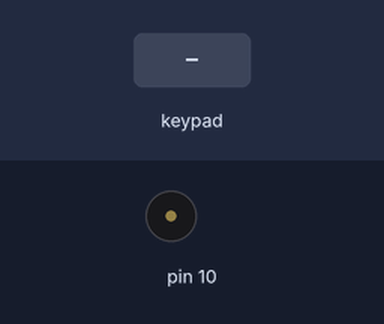
Bench run of a sketch on a simulated Arduino Uno, built with avr-gcc and run on an emulated ATmega328P. On the bench: buzzer (waves = sounding). Inputs (shaded band) come from the test bench.

Above: at 1.2 s.
1.3 s: keypad keys 5 4 3 2 pressed 0.4 s apart
At 1.45 s:
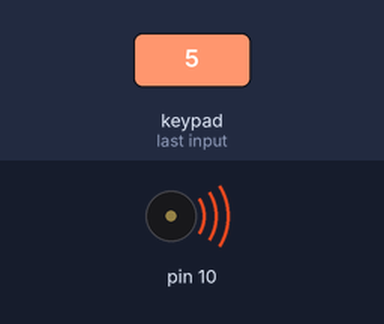
Timing chart, 0 to 4.3 s (numbered marks = the images above; inputs shaded):
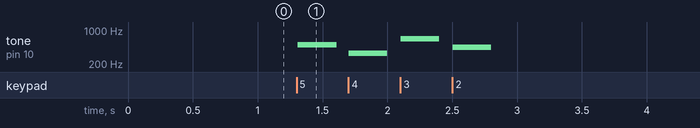

The sketch:

c02.ino
```cpp
#define NOTE_C3 131
#define NOTE_CS3 139
#define NOTE_D3 147
#define NOTE_DS3 156
#define NOTE_E3 165
#define NOTE_F3 175
#define NOTE_FS3 185
#define NOTE_G3 196
#define NOTE_GS3 208
#define NOTE_A3 220
#define NOTE_AS3 233
#define NOTE_B3 247
#define NOTE_C4 262
#define NOTE_CS4 277
#define NOTE_D4 294
#define NOTE_DS4 311
#define NOTE_E4 330//mi
//Arduino Music Library
#define NOTE_F4 349
#define NOTE_FS4 370
#define NOTE_G4 392
#define NOTE_GS4 415
#define NOTE_A4 440
#define NOTE_AS4 466
#define NOTE_B4 494
#define WHOLE 1 //全分符
#define HALF 0.5 //半分符
#define QUARTER 0.25
#define EIGHTH 0.125
#define SIXTEENTH 0.0625
#include <Keypad.h>
const byte ROWS = 4;
const byte COLS = 4;
char key;
int k;
char keys[ROWS][COLS]={
  {'F', 'E', 'D', 'C'},
{'B','3','6', '9'},
{'A', '2', '5', '8'},
{'0', '1', '4', '7'}
};

byte rowPins[ROWS]={5, 4, 3, 2};
byte colPins[COLS]={9, 8, 7, 6};
Keypad keypad = Keypad(makeKeymap(keys),rowPins,colPins,ROWS,COLS);

int tune[] = { 261,294,329,349,392,440,493,
              523,587,659,698,784,880,988,
              1046,1175};
float duration[] =
             { 300,300,300,300,300,300,300,300,300,300,300,300,500,200,300,
               300,300,300,300,300,300,300,300,300,300,300,300,500,200,300,
               300,300,300,300,300,200,200,200,300,300,200,200,200,300,300,300,300,
               300,300,300,300,300,300,300,300,300,300,300,300,500,200,300};
//Arduino Music
void setup() {
pinMode(10, OUTPUT);

}
void loop() {
  key = keypad.getKey();
  if (key!= NO_KEY) {

        if(key=='0')
            {
          tone(10, tune[0]);
          delay(300);
          noTone(10);
          }
         else if(key=='1')
            {
          tone(10, tune[1]);
          delay(300);
          noTone(10);
          }
           else if(key=='4')
            {
          tone(10, tune[2]);
          delay(300);
          noTone(10);
          }
           else if(key=='7')
            {
          tone(10, tune[3]);
          delay(300);
          noTone(10);
          }
           else if(key=='A')
            {
          tone(10, tune[4]);
          delay(300);
          noTone(10);
          }
           else if(key=='2')
            {
          tone(10, tune[5]);
          delay(300);
          noTone(10);
          }
           else if(key=='5')
            {
          tone(10, tune[6]);
          delay(300);
          noTone(10);
          }
           else if(key=='8')
            {
          tone(10, tune[7]);
          delay(300);
          noTone(10);
          }
           else if(key=='B')
            {
          tone(10, tune[8]);
          delay(300);
          noTone(10);
          }
           else if(key=='3')
            {
          tone(10, tune[9]);
          delay(300);
          noTone(10);
          }
           else if(key=='6')
            {
          tone(10, tune[10]);
          delay(300);
          noTone(10);
          }
           else if(key=='9')
            {
          tone(10, tune[11]);
          delay(300);
          noTone(10);
          }
           else if(key=='F')
            {
          tone(10, tune[12]);
          delay(300);
          noTone(10);
          }
           else if(key=='E')
            {
          tone(10, tune[13]);
          delay(300);
          noTone(10);
          }
           else if(key=='D')
            {
          tone(10, tune[14]);
          delay(300);
          noTone(10);
          }
           else if(key=='C')
            {
          tone(10, tune[15]);
          delay(300);
          noTone(10);
          }
  }

}
//if(key!=NO_KEY)
//  {
//   if(key>='0' && key <='0')
//    {
//      tone(A0,tune[key-48]);
//      delay(100);
//      noTone(A0);
//   }
//    if(key>='A' && key <='F')
//    {
//      tone(A0,tune[key-65+10]);
//      delay(100);
//      noTone(A0);
//    }
//  }
```

Measured:
- after the input at 1.3 s, tone on pin 10: plays 493 Hz for 0.30 s, 329 Hz for 0.30 s, 659 Hz for 0.30 s, 440 Hz for 0.30 s, starting at once
